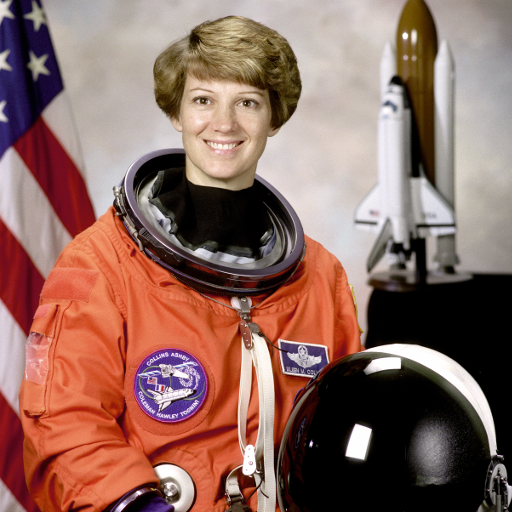
#> input picture 04_notebooks/astronaut.png, 512 x 512 px
$ jupyter execute 04_RGB_cube.ipynb   (shell and % lines are left out)
#> lines starting #> are read from the running program, lines starting #| are printed output that depends on the picture
[cell 1]
import numpy as np
import matplotlib.pyplot as plt
plt.rcParams['axes.labelsize'] = 20
plt.rcParams['xtick.labelsize'] = 14
plt.rcParams['ytick.labelsize'] = 14

from skimage.io import imread
from skimage import color

[cell 2]
# split image in three channels
astro = imread('astronaut.png')
#> astro is the input picture: shape (512, 512, 3); mean R, G, B 141.6, 105.8, 96.5

red = astro[:,:,0]
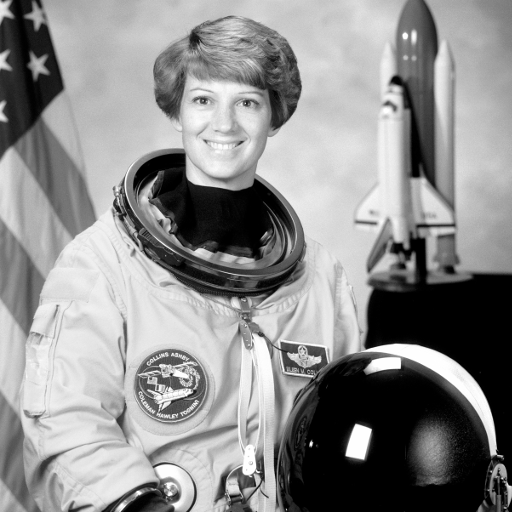
#> red: shape (512, 512); min 0, max 255, mean 141.6
green = astro[:,:,1]
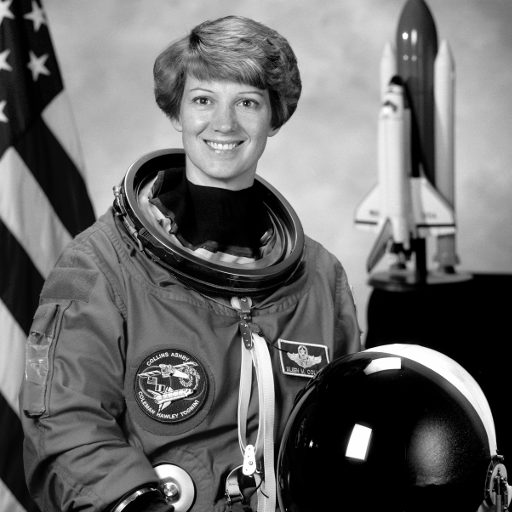
#> green: shape (512, 512); min 0, max 255, mean 105.8
blue = astro[:,:,2]
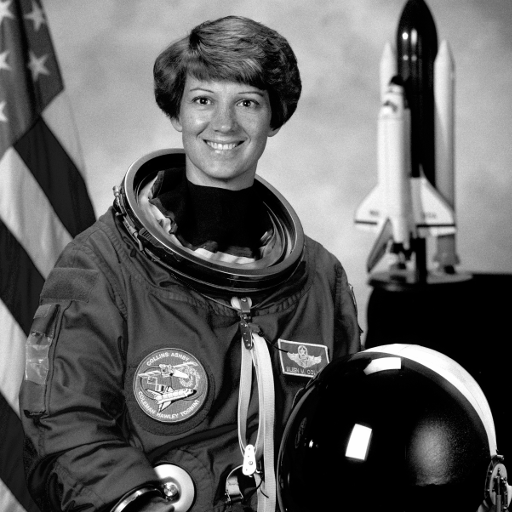
#> blue: shape (512, 512); min 0, max 255, mean 96.5

[cell 3]
# import library for 3D plotting
from mpl_toolkits import mplot3d
from matplotlib import colors

[cell 4]
# create list with colors for coloring plot points
img_size = astro.shape[0] * astro.shape[1]
#> img_size = 262144
pixel_colors = astro.reshape(img_size, 3)

norm = colors.Normalize()           # class instance to normalize RGB color to range 0 .. 1
pixel_colors = norm(pixel_colors).tolist()
#> pixel_colors = 262144 items

[cell 5]
# make an interactive plot
plt.figure('RGB cube', figsize=(10,10))
ax = plt.axes(projection = '3d')

# plot every 50th pixel (only for performanc reasons)
ax.scatter(red.flatten()[::50],
           green.flatten()[::50],
           blue.flatten()[::50],
           facecolor = pixel_colors[::50], marker='.')


ax.set_xlabel('red')
ax.set_ylabel('green')
ax.set_zlabel('blue')

plt.show()
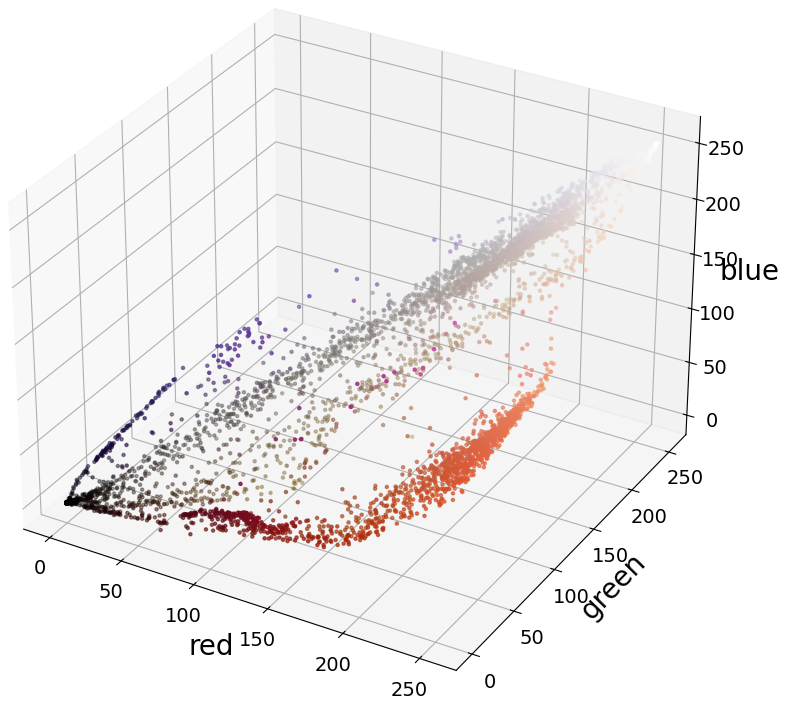
#> figure drawn by matplotlib, 1 panel

$ run again, with 04_notebooks/flower.tif saved as 04_notebooks/astronaut.png
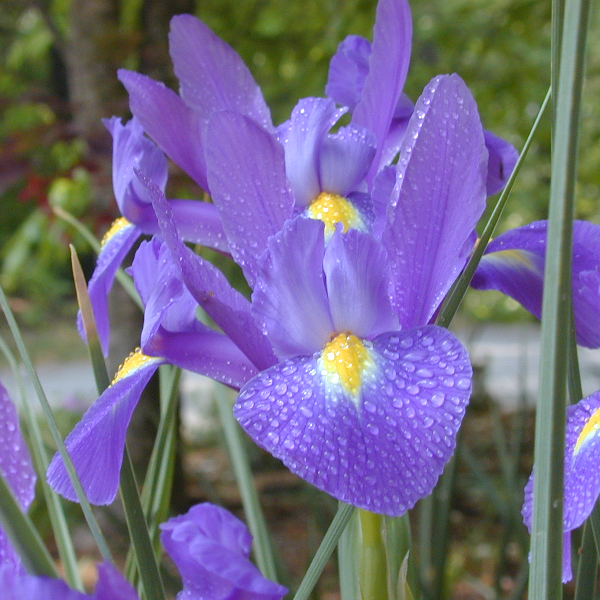
#> input picture 04_notebooks/flower.tif, 600 x 600 px
#> astro is the input picture: shape (600, 600, 3); mean R, G, B 115.1, 105.9, 137
#> `blue = astro[:,:,2]`:
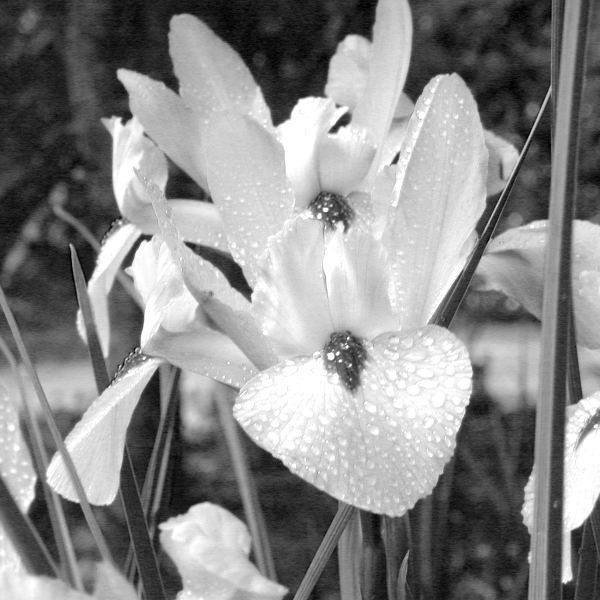
#> blue: shape (600, 600); min 0, max 255, mean 137
#> pixel_colors = 360000 items
#> `plt.show()`:
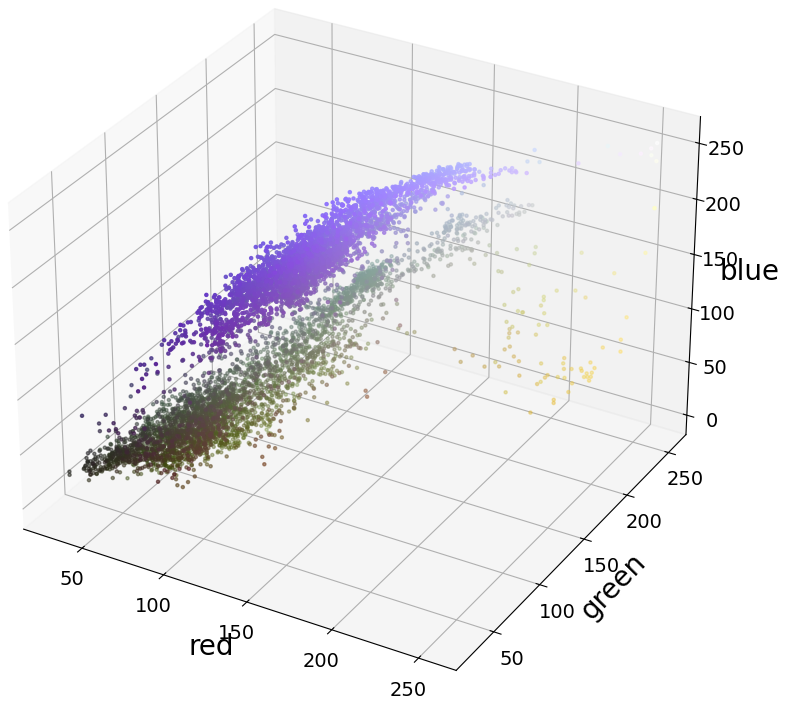
#> figure drawn by matplotlib, 1 panel
